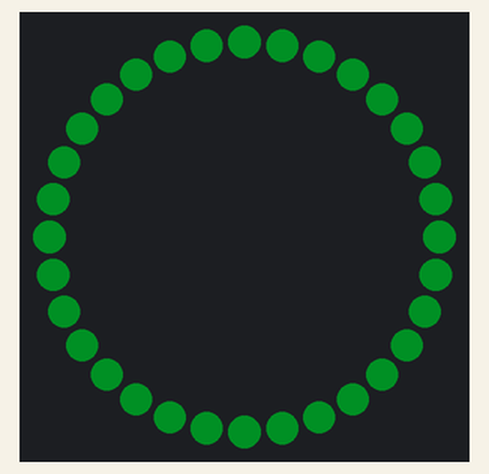
Recording of a sketch running on a simulated ATtiny85, built with avr-gcc and run on an emulated ATtiny85. Shown: 32 RGB LEDs in a ring, first at the top, clockwise. Dim RGB values are drawn brighter than linear; random numbers use the default seed unless the sketch sets one.

Above: at 0.38 s.
At 2.84 s:
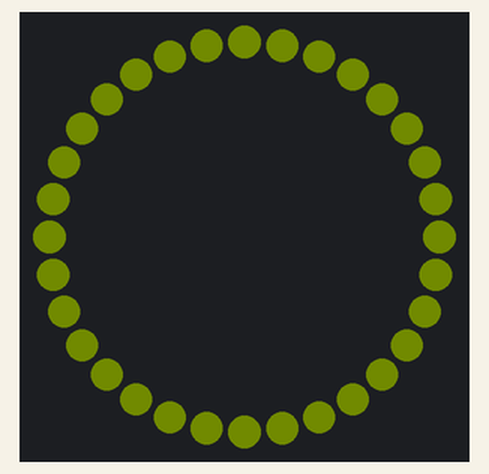
At 3.47 s:
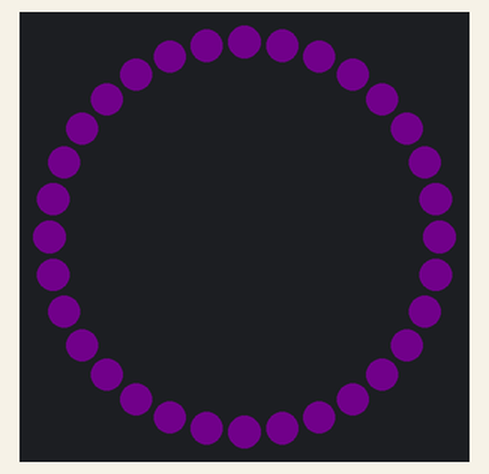
At 17.48 s:
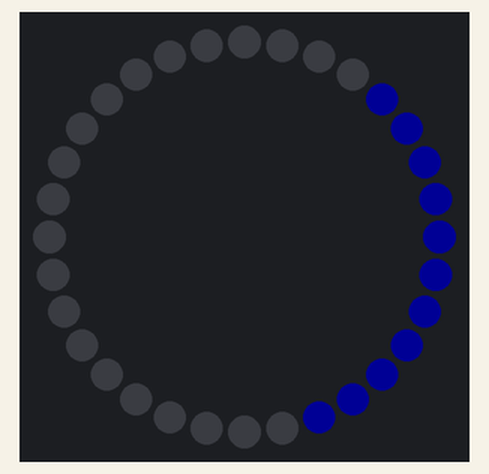
At 24.9 s:
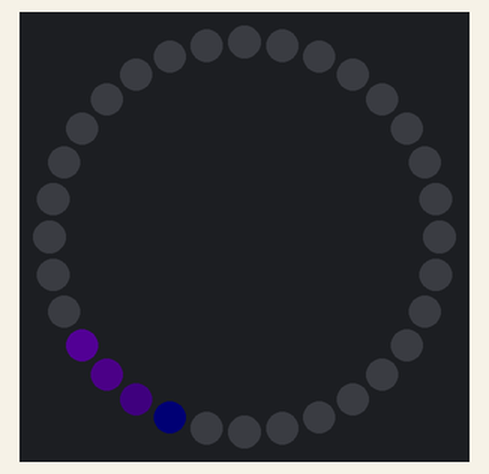
At 28.8 s:
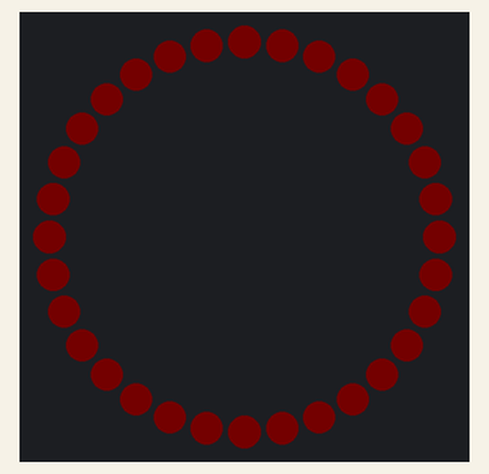

The sketch:

MyNeoPixelClass.ino
```cpp
#include <Adafruit_NeoPixel.h>
#ifdef __AVR_ATtiny85__ // Trinket, Gemma, etc.
    #include <avr/power.h>
#endif

// #ifdef __AVR_ATtiny85__ // Trinket, Gemma, etc.
//   if(F_CPU == 16000000) clock_prescale_set(clock_div_1);
// #endif

class MyNeoPixelClass : public Adafruit_NeoPixel
{
    public:

    uint32_t Color1, Color2;  // What colors are in use
    uint16_t Index;  // current step within the pattern
    unsigned long Interval;   // milliseconds between updates
    uint8_t myBrightness = 20; // 0->255

    // Constructor - calls base-class constructor to initialize discs
    MyNeoPixelClass(uint16_t pixels, uint8_t pin)
    :Adafruit_NeoPixel(pixels, pin) {};

    // Input a value 0 to 255 to get a color value.
    // The colours are a transition r - g - b - back to r.
    uint32_t Wheel(byte WheelPos)
    {
        WheelPos = 255 - WheelPos;
        if(WheelPos < 85)
        {
            return Color(255 - WheelPos * 3, 0, WheelPos * 3);
        }
        else if(WheelPos < 170)
        {
            WheelPos -= 85;
            return Color(0, WheelPos * 3, 255 - WheelPos * 3);
        }
        else
        {
            WheelPos -= 170;
            return Color(WheelPos * 3, 255 - WheelPos * 3, 0);
        }
    }

    // Return color, dimmed by 75% (used by scanner)
    uint32_t DimColor(uint32_t color)
    {
        uint32_t dimColor = Color(Red(color) >> 1, Green(color) >> 1, Blue(color) >> 1);
        return dimColor;
    }

    // Returns the Red component of a 32-bit color
    uint8_t Red(uint32_t color)
    {
        return (color >> 16) & 0xFF;
    }

    // Returns the Green component of a 32-bit color
    uint8_t Green(uint32_t color)
    {
        return (color >> 8) & 0xFF;
    }

    // Returns the Blue component of a 32-bit color
    uint8_t Blue(uint32_t color)
    {
        return color & 0xFF;
    }

    void ferrisWheel(uint32_t color)
    {
        setBrightness(myBrightness);
        for (uint8_t i=0; i < 16; i++)
        {
            setPixelColor(i, color);
            setPixelColor(31-i, color); // Second eye (flipped)
            show();
            // if( (offset + i) < 0) c = color; // 2 pixels on...
            delay(30);
        }
    }

    // Initialize for a INFINITY
    void aInfinity(uint32_t color)
    {
        setBrightness(myBrightness);
        for (int i = 4; i < 16; i++)
        {
            setPixelColor(i, color);
            delay(30);
            show();
        }

        for (int i = 0; i < 4; i++)
        {
            setPixelColor(i, color);
            delay(30);
            show();
        }

        for (int i = 28; i > 21; i--)
        {
            setPixelColor(i, color);
            delay(30);
            show();
        }

        for (int i = 21; i > 15; i--)
        {
            setPixelColor(i, color);
            delay(30);
            show();
        }

        for (int i = 31; i > 28; i--)
        {
            setPixelColor(i, color);
            delay(30);
            show();
        }
    }

    void RainbowCycle()
    {
        for(int i=0; i < numPixels(); i++)
        {
            setPixelColor(i, Wheel(((i * 256 / numPixels()) + Index) & 255));
        }
        show();
        Index++;
    }

    void TheaterChase(uint32_t color1, uint32_t color2)
    {
        setBrightness(myBrightness);
        for(int i=0; i < numPixels(); i++)
        {
            if ((i+Index) % 3 == 0)
            {
                setPixelColor(i, color1);
                setPixelColor((numPixels()-i), color1);
            }
            else
            {
                setPixelColor(i, color2);
                setPixelColor(numPixels()-i, color2);
            }
        }
        show();
        delay(50);
        Index++;
    }

    void FadeAndBlink(uint32_t color)
    {
        setBrightness(myBrightness);
        for (int i=0; i < numPixels(); i++)
        {
            setPixelColor(i, Color1);
        }
        show();
        delay(1000);

        // i'm being lazy and just adding another loop around this
        for (int i=0; i < 5; i++)
        {
            for (int j=0; j < numPixels(); j++)
            {
                setPixelColor(j, DimColor(getPixelColor(j)));
                show();
            }
        }
    }

    void Scanner(uint32_t color1)
    {
        uint16_t TotalSteps = (numPixels() - 1) * 2;

        for (int i = 0; i < numPixels(); i++)
        {
            if (i == Index) // first half of the scan
            {
                setPixelColor(i, color1);
            }
            else if (i == TotalSteps - Index) // The return trip.
            {
                setPixelColor(i, color1);
            }
            else  // fade to black
            {
                setPixelColor(i, DimColor(getPixelColor(i)));
            }
        }
        show();
        Index++;

        if (Index == numPixels())
        {
            Index = 0;
        }
    }

    void Strobe(uint32_t color)
    {
        setBrightness(myBrightness);
        for (int i=0; i < numPixels(); i++)
        {
            setPixelColor(i, Color1);
        }
        show();
        delay(30);
    }

    void Fade(uint32_t color)
    {
        uint8_t brightness = 0;

        while (brightness != 100)
        {
            for (int i=0; i < numPixels(); i++)
            {
                setBrightness(brightness);
                setPixelColor(i, Color1);
            }
            show();
            brightness += 1;
        }

        while (brightness != 0)
        {
            for (int i=0; i < numPixels(); i++)
            {
                setBrightness(brightness);
                setPixelColor(i, Color1);
            }
            show();
            brightness -= 1;
        }
    }

    // to maximize the full effect because of the "fade", we have to use a
    // brightness of 100 here.  we *could* use the setting in the variable
    // myBrightness but we would need to change the delay.
    // so fuck it, its hardcoded at 100.
    void Heartbeat(uint32_t color)
    {
        uint8_t brightness = 100;
        setBrightness(brightness);

        for (int i=0; i < numPixels(); i++)
        {
            // setBrightness(brightness);
            setPixelColor(i, color);
        }
        show();

        while (brightness > 0)
        {
            for (int i=0; i < numPixels(); i++)
            {
                setBrightness(brightness);
            }
            show();
            delay(10);
            brightness -= 10;
        }

        delay(100);
        brightness = 100;
        setBrightness(brightness);
        for (int i=0; i < numPixels(); i++)
        {
            // setBrightness(brightness);
            setPixelColor(i, color);
        }
        show();

        while (brightness > 0)
        {
            for (int i=0; i < numPixels(); i++)
            {
                setBrightness(brightness);
            }
            show();
            delay(30);
            brightness -= 10;
        }

        brightness = 0;
        for (int i=0; i < numPixels(); i++)
        {
            setBrightness(brightness);
        }
        show();
        delay(400);
    }
};
```

sketch.ino
```cpp
// arduino IDE settings
//  board: adafruit trink 8mhz
//  port: com3, but could be whatever in reality
//  programmer:  usbtinyisp
MyNeoPixelClass Rings(32, 0);

unsigned long previousMillis = 0;

// the setup routine runs once when you press reset:
void setup()
{
    Rings.begin();
    Rings.Index = 0;
}


uint32_t customColor = 0xFF0000;
void loop()
{
    unsigned long currentMillis = millis();

    Rings.Color1 = Rings.Wheel(random(255));
    Rings.Color2 = Rings.Wheel(random(255));

    if (currentMillis - previousMillis > 50000L)
    {
        previousMillis = currentMillis;
    }

    if (currentMillis - previousMillis > 45000L)
    {
        Rings.ferrisWheel(Rings.Color1);
    }
    else if (currentMillis - previousMillis > 40000L)
    {
        Rings.RainbowCycle();
    }
    else if (currentMillis - previousMillis > 35000L)
    {
        Rings.TheaterChase(Rings.Color(255,0,0), Rings.Color(0,0,50));
    }
    // sketch too big, had to disable something
    // else if (currentMillis - previousMillis > 30000L)
    // {
    //     Rings.FadeAndBlink(Rings.Color(255,255,0));
    // }
    else if (currentMillis - previousMillis > 25000L)
    {
        Rings.Fade(Rings.Color(255,255,0));
    }
    else if (currentMillis - previousMillis > 20000L)
    {
        Rings.Scanner(Rings.Color(144,0,255));
    }
    else if (currentMillis - previousMillis > 15000L)
    {
        Rings.aInfinity(Rings.Color1);
    }
    else if (currentMillis - previousMillis > 5000L)
    {
        Rings.Heartbeat(Rings.Color(255,0,0));
        delay(2000);
    }
    else
    {
        Rings.Index = 0;
        Rings.Strobe(Rings.Color(255,255,0));
    }
}
```

Measured:
- what the display in image 4 shows lasts 1.5 s, from 24.8 s to 26.3 s
- what the display in image 5 shows lasts 4.9 s, from 28.8 s to 33.7 s
